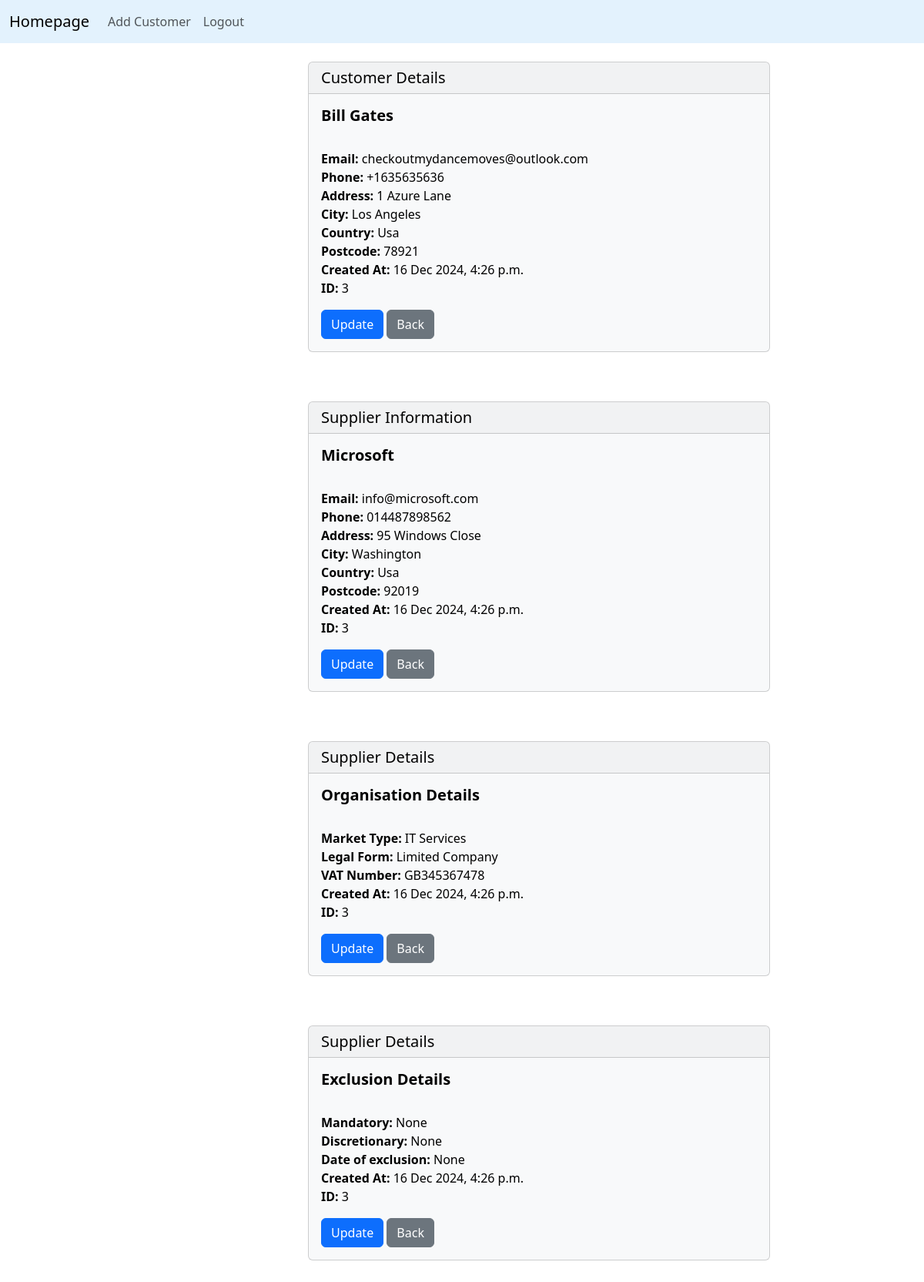
Screenshot of /customer/3 (signed in) with the database file from the repository.
### website/models.py (models this page shows, shortened)
class Customer(models.Model):
    created_at = models.DateTimeField(auto_now_add=True)
    first_name = models.CharField(max_length=30)
    last_name = models.CharField(max_length=30)
    email = models.CharField(max_length=100)
    phone = models.CharField(max_length=15)
    address = models.CharField(max_length=50)
    city = models.CharField(max_length=50)
    country = models.CharField(max_length=50)
    postcode = models.CharField(max_length=10)

class Supplier(models.Model):
    created_at = models.DateTimeField(auto_now_add=True)
    supplier_name = models.CharField(max_length=50)
    supplier_email = models.CharField(max_length=100)
    supplier_phone = models.CharField(max_length=15)
    supplier_address = models.CharField(max_length=50)
    supplier_city = models.CharField(max_length=50)
    supplier_country = models.CharField(max_length=50)
    supplier_postcode = models.CharField(max_length=10)
    customer_id = models.ForeignKey(Customer, on_delete=models.CASCADE)

class Detail(models.Model):
    COMPANY_TYPE = (
        ("Agricultural", "Agricultural"),
        ("Automotive", "Automotive"),
        ("Clothing & Accessories", "Clothing & Accessories"),
        ("Construction Materials", "Construction Materials"),
        ("Education & Training", "Education & Training"),
        ("Financial Services", "Financial Services"),
        ("Hospitality, Food & Beverage", "Hospitality, Food & Beverage"),
        ("IT Services", "IT Services"),
        ("Medical Equipment", "Medical Equipment"),
        ("Office Supplies", "Office Supplies"),
    )
    LEGAL_FORM = (
        ("Sole Trader", "Sole Trader"),
        ("Limited Company", "Limited Company"),
        ("Charity", "Charity"),
    )
    created_at = models.DateTimeField(auto_now_add=True)
    company_type = models.CharField(max_length=50, choices=COMPANY_TYPE)
    legal_form = models.CharField(max_length=50, choices=LEGAL_FORM)
    vat_no = models.CharField(max_length=20)
    supplier_id = models.OneToOneField(Supplier, on_delete=models.CASCADE)

class Exclusion(models.Model):
    MANDATORY = (
        ("Theft", "Theft"),
        ("Fraud", "Fraud"),
        ("Bribery", "Bribery"),
        ("None", "None"),
    )
    DISCRETIONARY = (
        ("Bankruptcy", "Bankruptcy"),
        ("Improper Procurement", "Improper Procurement"),
        ("Breach of Contract", "Breach of Contract"),
        ("None", "None"),
    )
    created_at = models.DateTimeField(auto_now_add=True)
    mandatory = models.CharField(max_length=50, choices=MANDATORY)
    discretionary = models.CharField(max_length=50, choices=DISCRETIONARY)
    exclusion_date = models.DateField(null=True, blank=True)
    supplier_id = models.ForeignKey(Supplier, on_delete=models.CASCADE)

### website/views.py (the view)
# urls.py: path("customer/<int:pk>", views.customer_record, name="customer"),
def customer_record(request, pk):
    if request.user.is_authenticated:
        customer_record = Customer.objects.get(id=pk)
        suppliers = Supplier.objects.filter(customer_id=customer_record)
        details = []
        exclusions = []
        for supplier in suppliers:
            detail = Detail.objects.filter(supplier_id=supplier).first()
            exclusion = Exclusion.objects.filter(supplier_id=supplier).first()
            details.append(detail)
            exclusions.append(exclusion)
        return render(
            request,
            "customer.html",
            {
                "customer_record": customer_record,
                "suppliers": suppliers,
                "details": details,
                "exclusions": exclusions,
            },
        )
    else:
        logger.error(f"User not logged in to view customer record {pk}")
        messages.success(request, "You must be logged in to view details")
        return redirect("home")

### website/templates/customer.html
{% extends 'layout.html' %}
{% block content %}
<div class="col-lg-6 offset-md-4">
  <div class="card text-bg-light mb-3" style="max-width: 40rem;">
    <h5 class="card-header">Customer Details</h5>
    <div class="card-body">
      <h5 class="card-title"><strong>{{ customer_record.first_name }} {{ customer_record.last_name }}</strong></h5>
      <br />
      <p class="card-text">
        <strong>Email: </strong>{{ customer_record.email }}<br />
        <strong>Phone: </strong>{{ customer_record.phone }}<br />
        <strong>Address: </strong>{{ customer_record.address }}<br />
        <strong>City: </strong>{{ customer_record.city }}<br />
        <strong>Country: </strong>{{ customer_record.country }}<br />
        <strong>Postcode: </strong>{{ customer_record.postcode }}<br />
        <strong>Created At: </strong>{{ customer_record.created_at }}<br />
        <strong>ID: </strong>{{ customer_record.id }}<br />
      </p>
      <a href="{% url 'update_customer' customer_record.id %}" class="btn btn-primary">Update</a>
      <a href="{% url 'home' %}" class="btn btn-secondary">Back</a>
    </div>
  </div>
  <br />
  <br />
  <div class="card text-bg-light mb-3" style="max-width: 40rem;">
    <h5 class="card-header">Supplier Information</h5>
    <div class="card-body">
      {% for supplier in suppliers %}
      <h5 class="card-title"><strong>{{ supplier.supplier_name }}</strong></h5>
      <br />
      <p class="card-text">
        <strong>Email: </strong>{{ supplier.supplier_email }}<br />
        <strong>Phone: </strong>{{ supplier.supplier_phone }}<br />
        <strong>Address: </strong>{{ supplier.supplier_address }}<br />
        <strong>City: </strong>{{ supplier.supplier_city }}<br />
        <strong>Country: </strong>{{ supplier.supplier_country }}<br />
        <strong>Postcode: </strong>{{ supplier.supplier_postcode }}<br />
        <strong>Created At: </strong>{{ supplier.created_at }}<br />
        <strong>ID: </strong>{{ supplier.id }}<br />
      </p>
      <a href="{% url 'update_supplier' supplier.id %}" class="btn btn-primary">Update</a>
      <a href="{% url 'home' %}" class="btn btn-secondary">Back</a>
      {% endfor %}
    </div>
  </div>
  <br />
  <br />
  <div class="card text-bg-light mb-3" style="max-width: 40rem;">
    <h5 class="card-header">Supplier Details</h5>
    <div class="card-body">
      {% for detail in details %}
      <h5 class="card-title"><strong> Organisation Details </strong></h5>
      <br />
      <p class="card-text">
        <strong>Market Type: </strong>{{ detail.company_type }}<br />
        <strong>Legal Form: </strong>{{ detail.legal_form }}<br />
        <strong>VAT Number: </strong>{{ detail.vat_no }}<br />
        <strong>Created At: </strong>{{ detail.created_at }}<br />
        <strong>ID: </strong>{{ detail.id }}<br />
      </p>
      <a href="{% url 'update_detail' detail.id %}" class="btn btn-primary">Update</a>
      <a href="{% url 'home' %}" class="btn btn-secondary">Back</a>
      {% endfor %}
    </div>
  </div>
  <br />
  <br />
  <div class="card text-bg-light mb-3" style="max-width: 40rem;">
    <h5 class="card-header">Supplier Details</h5>
    <div class="card-body">
      {% for exclusion in exclusions %}
      <h5 class="card-title"><strong> Exclusion Details </strong></h5>
      <br />
      <p class="card-text">
        <strong>Mandatory: </strong>{{ exclusion.mandatory }}<br />
        <strong>Discretionary: </strong>{{ exclusion.discretionary }}<br />
        <strong>Date of exclusion: </strong>{{ exclusion.exclusion_date }}<br />
        <strong>Created At: </strong>{{ exclusion.created_at }}<br />
        <strong>ID: </strong>{{ exclusion.id }}<br />
      </p>
      <a href="{% url 'update_exclusion' exclusion.id %}" class="btn btn-primary">Update</a>
      <a href="{% url 'home' %}" class="btn btn-secondary">Back</a>
      {% endfor %}
    </div>
  </div>
  <br />
  <br />
</div>
{% endblock %}

### rows the page displays
Customer: first_name "Bill", last_name "Gates", email "checkoutmydancemoves@outlook.com", phone "+1635635636", address "1 Azure Lane", city "Los Angeles", country "Usa", postcode "78921", created_at "16 Dec 2024, 4:26 p.m.", id "3"
Supplier: supplier_name "Microsoft", supplier_email "info@microsoft.com", supplier_phone "014487898562", supplier_address "95 Windows Close", supplier_city "Washington", supplier_country "Usa", supplier_postcode "92019", created_at "16 Dec 2024, 4:26 p.m.", id "3"
Detail: company_type "IT Services", legal_form "Limited Company", vat_no "GB345367478", created_at "16 Dec 2024, 4:26 p.m.", id "3"
Exclusion: mandatory "None", discretionary "None", exclusion_date "None", created_at "16 Dec 2024, 4:26 p.m.", id "3"
